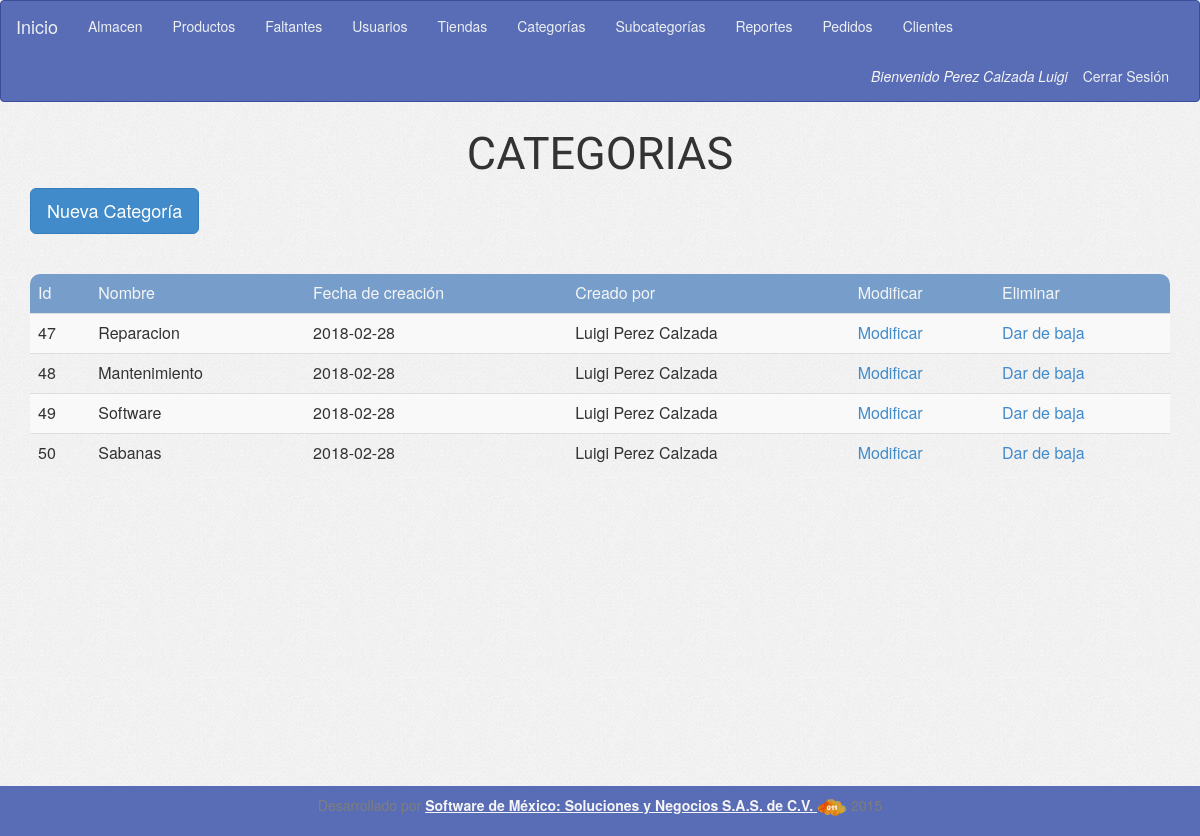
Before: /form_select_category_2.php (signed in) with the older database file.
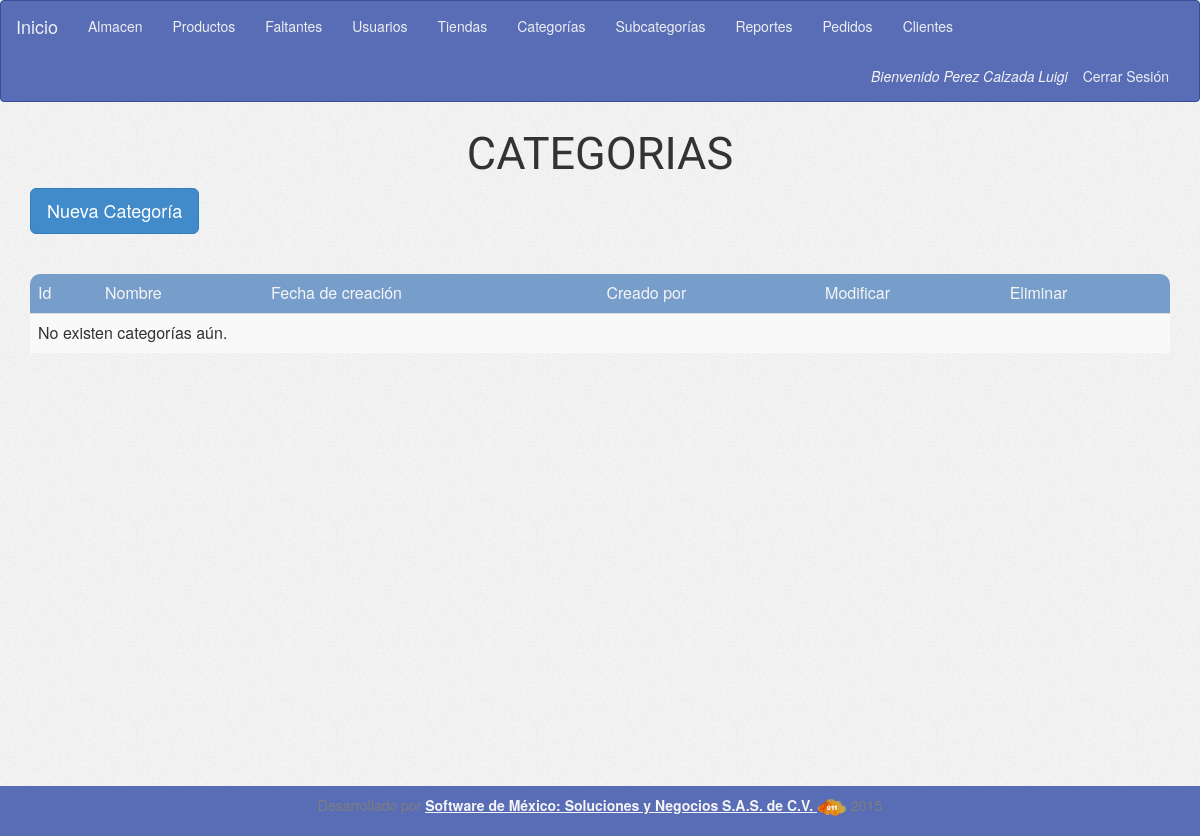
After: the same page with the newer database file.
### tables this page shows
CREATE TABLE IF NOT EXISTS `categorias` (
  `id` int(11) NOT NULL,
  `nombre` varchar(50) NOT NULL,
  `created` date NOT NULL,
  `created_by_user_id` int(11) NOT NULL,
  `activo` tinyint(4) NOT NULL,
  `img` varchar(50) DEFAULT NULL
);

### config/conexion.php (called while the page is built, shortened)
<?php
	$tCategory="categorias";
        $tUser="usuarios";
?>

### form_select_category_2.php (the view, shortened to what this page needs)
<?php
include('config/conexion.php');
include('header.php');
include ('menu.php');
if (!isset($_SESSION['sessA']))
  echo '<div class="row"><div class="col-sm-12 text-center"><h2>No ha iniciado sesión de Administrador</h2></div></div>';
else if ($_SESSION['perfil'] != "1")
  echo '<div class="row><div class="col-sm-12 text-center"><h2>No tienes permiso para entrar a esta sección</h2></div></div>';
else {
  $sqlGetCategory = "SELECT id, nombre, created, (SELECT CONCAT(nombre,' ',ap,' ',am) FROM $tUser WHERE id=$tCategory.created_by_user_id ) as created_by FROM $tCategory WHERE activo='1' ";
  $resGetCategory = $con->query($sqlGetCategory);
  $optCategory = '';
  if ($resGetCategory->num_rows > 0) {
    while ($rowGetCategory = $resGetCategory->fetch_assoc()) {
      $optCategory .= '<tr>';
      $optCategory .= '<td>' . $rowGetCategory['id'] . '</td>';
      $optCategory .= '<td>' . $rowGetCategory['nombre'] . '</td>';
      $optCategory .= '<td>' . $rowGetCategory['created'] . '</td>';
      $optCategory .= '<td>' . $rowGetCategory['created_by'] . '</td>';
      $optCategory .= '<td><a href="form_update_category.php?id=' . $rowGetCategory['id'] . '" >Modificar</a></td>';
      $optCategory .= '<td><a class="delete" data-id="' . $rowGetCategory['id'] . '" >Dar de baja</a></td>';
      $optCategory .= '</tr>';
    }
  } else {
    $optCategory.='<tr><td colspan="6">No existen categorías aún.</td></tr>';
  }
  ?>
  <div class="container">
    <div class="row">
      <div class="titulo-crud text-center">
        CATEGORIAS
      </div>
      <div class="col-md-12">
        <button type="button" class="btn btn-primary btn-lg" data-toggle="modal" data-target="#myModal">
          Nueva Categoría
        </button>
      </div>
    </div>
    <br>
     <div class="msg"></div>
    <table class="table table-striped">
      <thead>
        <tr>
            <td class="t-head-first">Id</td>
            <td class="t-head">Nombre</td>
            <td class="t-head">Fecha de creación</td>
            <td class="t-head-last">Creado por</td>
            <td class="t-head">Modificar</td>
            <td class="t-head-last">Eliminar</td>
        </tr>
      </thead>
      <tbody>
	<?= $optCategory; ?>
      </tbody>
    </table>
  </div>
  <?php
}
include ('footer.php');
?>

### header.php (shortened to what this page needs)
<html lang="en">
  <head>
    <link href="assets/css/application.css" rel="stylesheet">
  </head>
  <body>

### menu.php (shortened to what this page needs)
<nav class="navbar navbar-default">
  <div class="container-fluid">
    <div class="navbar-header">
      <?php
      if (isset($_SESSION['perfil']) && $_SESSION['perfil'] == "1") {
        if (isset($_SESSION['sessA'])) {
          ?>
          <a class="navbar-brand" href="index_admin.php">Inicio</a>
          <?php
        }
      } elseif (isset($_SESSION['perfil']) && $_SESSION['perfil'] == "3" && isset($_SESSION['sess'])) {
        ?>
          <a class="navbar-brand" href="form_sales.php">Inicio</a>
        <?php
      } else {
        ?>
        <a class="navbar-brand" href="form_login_store.php">Inicio</a>
        <?php
      }
      ?>
    </div>
    <div class="collapse navbar-collapse" id="bs-example-navbar-collapse-1">
      <ul class="nav navbar-nav">
        <?php
        if (isset($_SESSION['perfil']) && $_SESSION['perfil'] == "1" && isset($_SESSION['sessA'])) {
          ?>
          <li><a href="form_select_stock.php">Almacen</a></li>
          <li><a href="form_select_product.php">Productos</a></li>
          <li><a href="form_select_product_missing.php">Faltantes</a></li>
          <li><a href="form_select_user.php">Usuarios</a></li>
          <li><a href="form_select_store.php">Tiendas</a></li>
          <li><a href="form_select_category.php">Categorías</a></li>
          <li><a href="form_select_subcategory.php">Subcategorías</a></li>
          <li><a href="form_select_report.php">Reportes</a></li>
          <li><a href="form_select_report_order.php">Pedidos</a></li>
          <li><a href="form_select_client.php">Clientes</a></li>
          <?php
        } elseif (isset($_SESSION['perfil']) && $_SESSION['perfil'] == "3" && isset($_SESSION['sess'])) {
          ?>
          <li><a href="form_orders.php">Pedidos</a></li>
          <li><a href="form_orders_est.php">Seguimiento de pedidos</a></li>
          <?php
        }
        ?>
      </ul>
      <ul class="nav navbar-nav navbar-right">
        <?php
        if (isset($_SESSION['perfil']) && $_SESSION['perfil'] == "1" ) {
          echo '<li class="no-a user-name">Bienvenido ' . $_SESSION['userName'] . '</li>';
          echo '<li><a href="controllers/proc_destroy_login_admin.php">Cerrar Sesión</a></li>';
        }else if(isset($_SESSION['perfil']) && $_SESSION['perfil'] != "1"){
          echo '<li class="no-a user-name">Bienvenido ' . $_SESSION['userName'] . '</li>';
          echo '<li><a href="controllers/proc_destroy_login.php">Cerrar Sesión</a></li>';
        }else{
            echo '<li><a href="form_login_store.php">¿Seguro que iniciaste Sesión?</a></li>';
        }
        ?>
      </ul>
    </div>
  </div>
</nav>

### footer.php
  <footer class="footer">
    <p>Desarrollado por <a href="http://solucionesynegocios.com.mx" target="_blank" ><b>Software de México: Soluciones y Negocios S.A.S. de C.V.</b> <img src="assets/img/ico_nube.png" width="30px"></a> 2015</p>
  </footer>
</body>
</html>

### assets/css/application.css (style rules this page uses)
body { min-height: 100%; background-image: url("../img/bg.jpg"); }
.titulo-crud { font-size: 4.5rem; font-family: 'Playball'; padding-bottom: .2rem; }
.navbar-nav > .no-a { padding-top: 15px; padding-bottom: 15px; }
.container { min-height: 83%; }
.footer { background-color: #596cb6; color: whitesmoke; position: relative; right: 0; bottom: 0; left: 0; padding: 1rem; text-align: center; }
.footer a { color: whitesmoke; text-decoration: underline; }
.user-name { color: whitesmoke; font-style: italic; }
.msg { padding-left: 3rem; font-size: 2rem; padding-bottom: 1rem; padding-top: 1rem; }
.navbar-default { background-color: #596cb6; border-color: #394d9a; }
.navbar-default .navbar-brand { color: #ecf0f1; }
.navbar-default .navbar-nav > li > a { color: #ecf0f1; }
.navbar-default .navbar-collapse, .navbar-default .navbar-form { border-color: #ecf0f1; }
thead > tr > td,th { background-color: #779ECB; color: whitesmoke; }
thead > tr > td:first-of-type,th:first-of-type { border-top-left-radius: 1rem; }
thead > tr > td:last-of-type,th:last-of-type { border-top-right-radius: 1rem; }

### assets/css/loader.css (style rules this page uses)
p { line-height: 1.33em; color: #7E7E7E; }

Changed rows visible on the page:
removed categorias: id "47", nombre "Reparacion", created "2018-02-28", created_by "Luigi Perez Calzada"
removed categorias: id "48", nombre "Mantenimiento", created "2018-02-28", created_by "Luigi Perez Calzada"
removed categorias: id "49", nombre "Software", created "2018-02-28", created_by "Luigi Perez Calzada"
removed categorias: id "50", nombre "Sabanas", created "2018-02-28", created_by "Luigi Perez Calzada"
Other visible differences:
text now shown: "No existen categorías aún."
